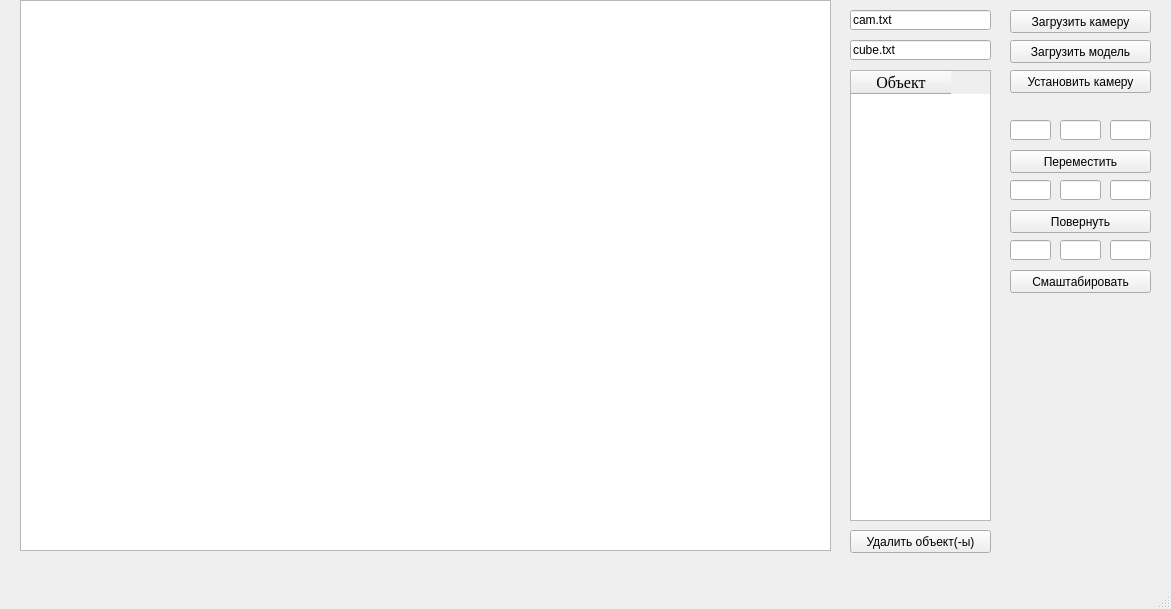
<?xml version="1.0" encoding="UTF-8"?>
<ui version="4.0">
 <class>MainWindow</class>
 <widget class="QMainWindow" name="MainWindow">
  <property name="geometry">
   <rect>
    <x>0</x>
    <y>0</y>
    <width>1171</width>
    <height>609</height>
   </rect>
  </property>
  <property name="windowTitle">
   <string>MainWindow</string>
  </property>
  <widget class="QWidget" name="centralwidget">
   <widget class="QGraphicsView" name="graphicsView">
    <property name="geometry">
     <rect>
      <x>20</x>
      <y>0</y>
      <width>811</width>
      <height>551</height>
     </rect>
    </property>
   </widget>
   <widget class="QPushButton" name="shift_fig">
    <property name="geometry">
     <rect>
      <x>1010</x>
      <y>150</y>
      <width>141</width>
      <height>23</height>
     </rect>
    </property>
    <property name="text">
     <string>Переместить</string>
    </property>
   </widget>
   <widget class="QLineEdit" name="x_shift_fig">
    <property name="geometry">
     <rect>
      <x>1010</x>
      <y>120</y>
      <width>41</width>
      <height>20</height>
     </rect>
    </property>
    <property name="text">
     <string/>
    </property>
   </widget>
   <widget class="QLineEdit" name="y_shift_fig">
    <property name="geometry">
     <rect>
      <x>1060</x>
      <y>120</y>
      <width>41</width>
      <height>20</height>
     </rect>
    </property>
   </widget>
   <widget class="QLineEdit" name="z_shift_fig">
    <property name="geometry">
     <rect>
      <x>1110</x>
      <y>120</y>
      <width>41</width>
      <height>20</height>
     </rect>
    </property>
   </widget>
   <widget class="QPushButton" name="rotate_fig">
    <property name="geometry">
     <rect>
      <x>1010</x>
      <y>210</y>
      <width>141</width>
      <height>23</height>
     </rect>
    </property>
    <property name="text">
     <string>Повернуть</string>
    </property>
   </widget>
   <widget class="QLineEdit" name="yz_angle_fig">
    <property name="geometry">
     <rect>
      <x>1060</x>
      <y>180</y>
      <width>41</width>
      <height>20</height>
     </rect>
    </property>
   </widget>
   <widget class="QPushButton" name="scale_fig">
    <property name="geometry">
     <rect>
      <x>1010</x>
      <y>270</y>
      <width>141</width>
      <height>23</height>
     </rect>
    </property>
    <property name="text">
     <string>Смаштабировать</string>
    </property>
   </widget>
   <widget class="QLineEdit" name="y_scale_fig">
    <property name="geometry">
     <rect>
      <x>1060</x>
      <y>240</y>
      <width>41</width>
      <height>20</height>
     </rect>
    </property>
   </widget>
   <widget class="QLineEdit" name="x_scale_fig">
    <property name="geometry">
     <rect>
      <x>1010</x>
      <y>240</y>
      <width>41</width>
      <height>20</height>
     </rect>
    </property>
    <property name="text">
     <string/>
    </property>
   </widget>
   <widget class="QLineEdit" name="z_scale_fig">
    <property name="geometry">
     <rect>
      <x>1110</x>
      <y>240</y>
      <width>41</width>
      <height>20</height>
     </rect>
    </property>
   </widget>
   <widget class="QLineEdit" name="xy_angle_fig">
    <property name="geometry">
     <rect>
      <x>1010</x>
      <y>180</y>
      <width>41</width>
      <height>20</height>
     </rect>
    </property>
    <property name="text">
     <string/>
    </property>
   </widget>
   <widget class="QLineEdit" name="zx_angle_fig">
    <property name="geometry">
     <rect>
      <x>1110</x>
      <y>180</y>
      <width>41</width>
      <height>20</height>
     </rect>
    </property>
   </widget>
   <widget class="QPushButton" name="import_fig">
    <property name="geometry">
     <rect>
      <x>1010</x>
      <y>40</y>
      <width>141</width>
      <height>23</height>
     </rect>
    </property>
    <property name="text">
     <string>Загрузить модель</string>
    </property>
   </widget>
   <widget class="QLineEdit" name="file_name">
    <property name="geometry">
     <rect>
      <x>850</x>
      <y>40</y>
      <width>141</width>
      <height>20</height>
     </rect>
    </property>
    <property name="text">
     <string>cube.txt</string>
    </property>
   </widget>
   <widget class="QPushButton" name="add_cam">
    <property name="geometry">
     <rect>
      <x>1010</x>
      <y>10</y>
      <width>141</width>
      <height>23</height>
     </rect>
    </property>
    <property name="text">
     <string>Загрузить камеру</string>
    </property>
   </widget>
   <widget class="QLineEdit" name="file_name_camera">
    <property name="geometry">
     <rect>
      <x>850</x>
      <y>10</y>
      <width>141</width>
      <height>20</height>
     </rect>
    </property>
    <property name="text">
     <string>cam.txt</string>
    </property>
   </widget>
   <widget class="QTableWidget" name="tableWidget">
    <property name="geometry">
     <rect>
      <x>850</x>
      <y>70</y>
      <width>141</width>
      <height>451</height>
     </rect>
    </property>
    <column>
     <property name="text">
      <string>Объект</string>
     </property>
     <property name="font">
      <font>
       <family>Times New Roman</family>
       <pointsize>12</pointsize>
       <weight>50</weight>
       <italic>false</italic>
       <bold>false</bold>
      </font>
     </property>
    </column>
   </widget>
   <widget class="QPushButton" name="remove_obj">
    <property name="geometry">
     <rect>
      <x>850</x>
      <y>530</y>
      <width>141</width>
      <height>23</height>
     </rect>
    </property>
    <property name="text">
     <string>Удалить объект(-ы)</string>
    </property>
   </widget>
   <widget class="QPushButton" name="set_cam">
    <property name="geometry">
     <rect>
      <x>1010</x>
      <y>70</y>
      <width>141</width>
      <height>23</height>
     </rect>
    </property>
    <property name="text">
     <string>Установить камеру</string>
    </property>
   </widget>
  </widget>
  <widget class="QMenuBar" name="menubar">
   <property name="geometry">
    <rect>
     <x>0</x>
     <y>0</y>
     <width>1171</width>
     <height>21</height>
    </rect>
   </property>
  </widget>
  <widget class="QStatusBar" name="statusbar"/>
 </widget>
 <resources/>
 <connections/>
</ui>
